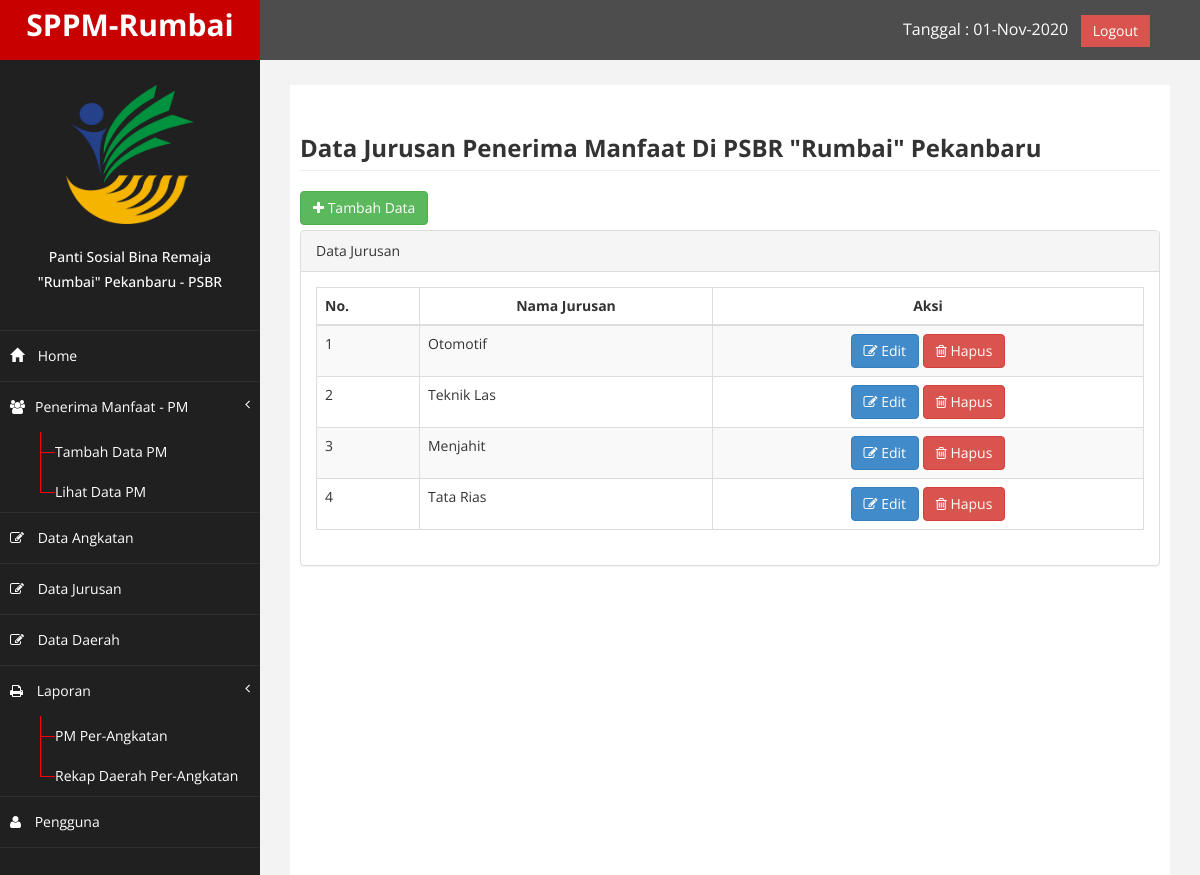
The app's page /index.php?page=jurusan (signed in) with its own data.
### tables this page shows
CREATE TABLE `tb_jurusan` (
  `idjur` int(11) NOT NULL,
  `nama_jurusan` varchar(50) NOT NULL
);

### page/jurusan/jurusan.php (the view)
<div class="row">
    <div class="col-md-12">
        <h3 class="page-header"><strong>Data Jurusan Penerima Manfaat Di PSBR "Rumbai" Pekanbaru</strong></h3>
        <a href ="?page=jurusan&aksi=tambah" class = "btn btn-success" style="margin-bottom: 5px;"><i class ="fa fa-plus"> </i> Tambah Data </a>
        <div class="panel panel-default">
            <div class="panel-heading"> Data Jurusan </div>
                <div class="panel-body">
                    <div class="table-responsive">
                        <table class="table table-striped table-bordered table-hover" id="dataTables-example">
                            <thead>
                                <tr>
                                 <th>No.</th>
                                <th class="text-center">Nama Jurusan</th>
                                <th class="text-center">Aksi</th>
                                </tr>
                            </thead>
                            <tbody>
                            <?php
                                $no = 1;
                                $sql = $koneksi -> query ("SELECT * FROM tb_jurusan");
                                while ($data = $sql -> fetch_assoc()) {
                            ?>
                            <tr>
                                <td><?php echo $no++; ?></td>
                                <td><?php echo  $data ['nama_jurusan'] ?></td>
                                <td class="text-center">
                                    <a href="?page=jurusan&aksi=edit&idjur=<?php echo $data['idjur']; ?>"><button type="button" class="btn btn-primary"><i class="fa fa-edit "></i> Edit</button>
                                    <a href="?page=jurusan&aksi=hapus&idjur=<?php echo $data['idjur']; ?>"><button type="button" class="btn btn-danger"><i class="fa fa-trash-o"></i> Hapus</button></a>
                                </td>
                            </tr>
                                <?php } ?>
                            </tbody>
                        </table>
                     </div>
                </div>
            </div>
        </div>
</div>

### assets/css/custom.css (style rules this page uses)
body { font-family: 'Open Sans', sans-serif; }
.text-center { text-align:center; }

### records on screen
tb_jurusan: nama_jurusan "Otomotif"
tb_jurusan: nama_jurusan "Teknik Las"
tb_jurusan: nama_jurusan "Menjahit"
tb_jurusan: nama_jurusan "Tata Rias"
